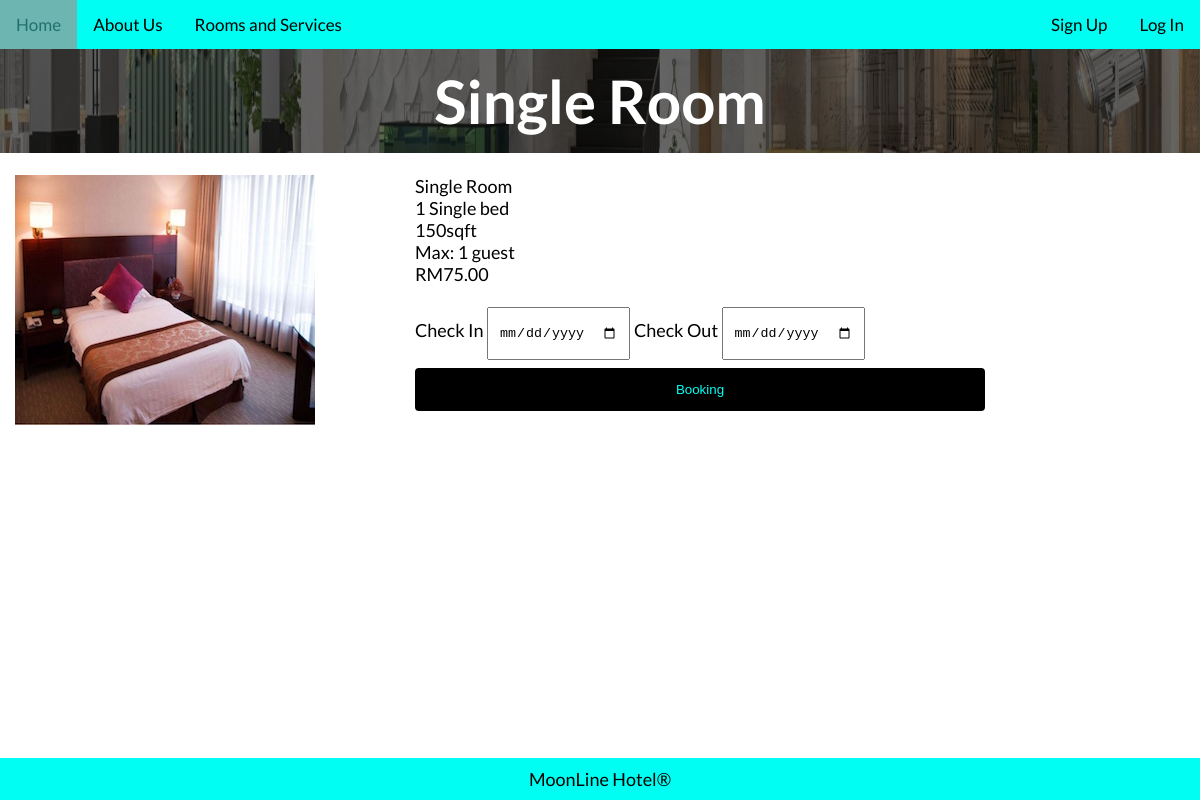
Screenshot of /roomDetails.php?id=1 with the database file from the repository.
### tables this page shows
CREATE TABLE `hotelroom` (
  `roomID` int(11) NOT NULL,
  `roomName` varchar(50) NOT NULL,
  `roomDesc` varchar(255) NOT NULL,
  `price` decimal(10,2) NOT NULL,
  `image` varchar(50) NOT NULL,
  `roomPerson` int(10) NOT NULL
);

### roomDetails.php (the view, shortened to what this page needs)
<?php
    include "db_connect.php";
        if(isset($_GET['id'])){
            $id = $_GET['id'];
            $sql = "SELECT * FROM hotelroom WHERE roomID='$id'";
            $result = mysqli_query($connect,$sql);
            $row = mysqli_fetch_assoc($result);
?>
<html lang="en">
<head>
    <link rel="stylesheet" href="style.css">
    <link rel="stylesheet" href="https://cdnjs.cloudflare.com/ajax/libs/font-awesome/4.7.0/css/font-awesome.min.css">
</head>
<body>
<ul class="ulNav">
    <li class="liNav"><a class="active" href="homepage.php">Home</a></li>
    <li class="liNav"><a href="aboutus.php">About Us</a></li>
    <li class="liNav"><a href="rooms.php">Rooms and Services</a></li>
    <?php
        if(isset($_SESSION['uname'])):?>
        <li style="float:right"> <a href="logout.php">Logout</a></li>
            <div class="dropdown" style="float:right">
                <button class="dropbtn"><?php echo $_SESSION['uname'] ."'s Profile";?></button>
                <div class="dropdown-content">
                    <a href="Profilesetting.php">Profile Setting</a>
                    <a href="Reservation.php">My Reservation</a>
                </div>
            </div>
        <?php
        else:?>
        <li style="float:right"><a class="active" href="login.php">Log In</a></li>
        <li style="float:right"><a class="active" href="Signup.php">Sign Up</a></li>
        <?php
        endif;
        ?>
</ul>
<div class="containerText">
    <img src="pics/roomHeader.jpg" alt="Hotel Homepage" style="width: 100%; height : 13%; filter: brightness(40%);">
    <div class="centeredText">
        <h1 style="font-size:60px"><?php echo $row['roomName'] ?></h1>
    </div>
</div>
<br>
<div class="container-fluid">
    <div class="row">
        <div class="col-sm-4">
            <img src="<?php echo $row['image'] ?>">
        </div>
        <div class="col-sm-6">
            <?php echo $row['roomName'] ?><br>
            <?php echo $row['roomDesc'] ?><br>
            <?php echo "RM" .$row['price']; ?><br><br>
            <div class="container-fluid">
                <div class="row">
                    <div class="col-sm-center">
                    <form action="booking_info.php" method="POST">
                        <label for="lname">Check In</label>
                        <input class="inputBooking" type="date" id="checkIn" name="checkIn">
                        <label for="lname">Check Out</label>
                        <input class="inputBooking" type="date" id="checkOut" name="checkOut">
                        <input class="inputBooking" type="submit" name="submit" value="Booking" >
                    </form>
                    </div>
                </div>
            </div>
        </div>
    </div>
</div>
<footer>
    MoonLine Hotel®
</footer>
</body>
</html>
<?php
    exit();
    }else{
        echo"salah masuk";
    }
?>

### style.css (style rules this page uses)
* { box-sizing: border-box; }
body { font-family: 'Lato'; font-size: 18px; margin: 0; height: 100%; }
footer { background-color: rgb(0, 255, 242); padding: 10px; text-align: center; position: fixed; color: rgb(0, 0, 0); left: 0; bottom: 0; width : 100%; }
.containerText { position: relative; text-align: center; color: rgb(255, 255, 255); }
.centeredText { position: absolute; top: 50%; left: 50%; transform: translate(-50%, -50%); }
.ulNav { list-style-type: none; margin: 0; padding: 0; overflow: hidden; background-color: rgb(0, 255, 242); }
.liNav { float: left; }
li a { display: block; color: rgb(0, 0, 0); text-align: center; padding: 14px 16px; text-decoration: none; font-size: 17px; }
.inputBooking[type=submit] { width: 100%; background-color: rgb(0, 0, 0); color: rgb(0, 255, 242); padding: 14px 20px; margin: 8px 0; border: none; border-radius: 4px; cursor: pointer; }
input[type=submit] { background-color: rgb(0, 255, 234); border: none; color: rgb(0, 0, 0); padding: 16px 32px; text-decoration: none; margin: 4px 2px; cursor: pointer; }
input[type=date] { padding: 16px 10px; }
.container-fluid { padding-right: 15px; padding-left: 15px; margin-right: auto; margin-left: auto; }
.row { margin-right: -15px; margin-left: -15px; }
.row::after { content: ""; clear: both; display: table; }
.col-sm-4, .col-sm-6 ,col-sm-8,col-side, col-center { position:relative; min-height:1px; padding-right:15px; padding-left:15px }
@media (min-width: 768px) { .col-sm-4 { float: left; width: 33.33333333%; } }
@media (min-width: 768px) { .col-sm-6 { float: left; width: 50%; } }

### rows the page displays
hotelroom: roomName "Single Room", image (picture), roomDesc "1 Single bed 150sqft Max: 1 guest", price "75.00"
